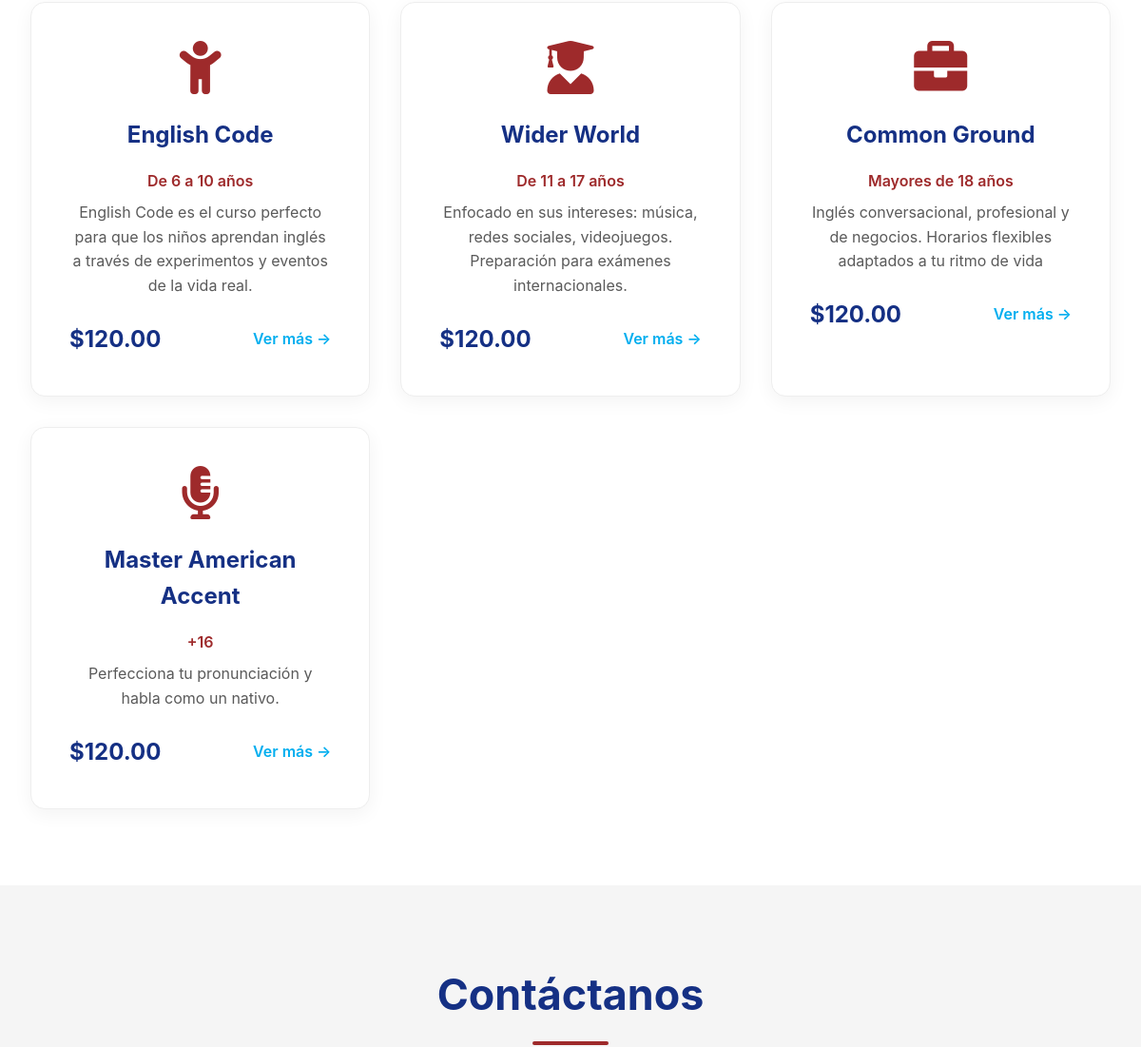
The app's page / (middle part), older data.
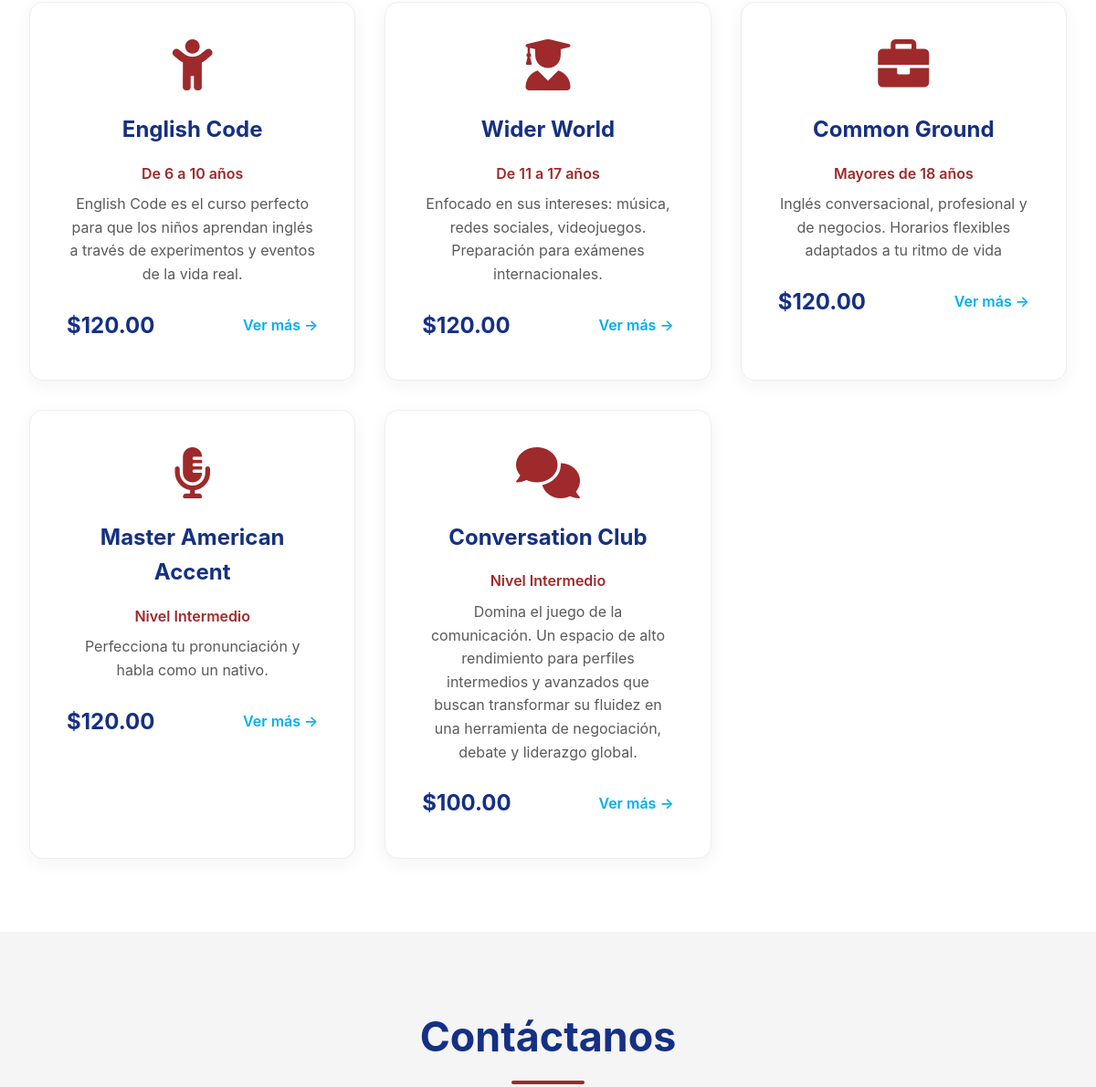
The same page, newer data.
### website/models.py (models this page shows, shortened)
class Curso(models.Model):
    nombre = models.CharField(max_length=200)
    edades = models.CharField(max_length=100)
    descripcion_corta = models.TextField(max_length=200)
    precio = models.DecimalField(max_digits=10, decimal_places=2)
    slug = models.SlugField(unique=True, blank=True)
    orden = models.IntegerField(default=0)
    activo = models.BooleanField(default=True)
    descripcion_larga = models.TextField(blank=True, help_text="Descripción detallada del curso")
    imagen_hero = models.ImageField(upload_to='cursos/', blank=True, null=True, help_text="Imagen para la sección hero")
    incluye = models.TextField(blank=True, help_text="Escribe cada item en una línea nueva")
    class Meta:
        ordering = ['orden', 'nombre']

### website/views.py (the view)
# urls.py: path('', HomePageView.as_view(), name = 'home'),
class HomePageView(TemplateView):
    template_name = 'index.html'
    def get_context_data(self, **kwargs):  # 👈 Este método está DENTRO de la clase
        context = super().get_context_data(**kwargs)
        context['cursos'] = Curso.objects.filter(activo=True).order_by('orden')
        return context

### templates/index.html (shortened to what this page needs)
{% extends 'base.html' %} // Esto siempre tiene que ir de primero.
{% load static %}
{% block content %}
<section id="cursos" class="cursos">
    <div class="container">
        <div class="cursos-grid">
            {% for curso in cursos %}
            <div class="curso-card">
                {% if curso.nombre == "English Code" %}
                    <i class="fas fa-child curso-icon"></i>
                {% elif curso.nombre == "Wider World" %}
                    <i class="fas fa-user-graduate curso-icon"></i>
                {% elif curso.nombre == "Common Ground" %}
                    <i class="fas fa-briefcase curso-icon"></i>
                {% elif curso.nombre == "Master American Accent" %}
                    <i class="fas fa-microphone-alt curso-icon"></i>
                {% elif curso.nombre == "Conversation Club" %}
                    <i class="fas fa-comments curso-icon"></i>
                {% else %}
                    <i class="fas fa-book curso-icon"></i>
                {% endif %}
                <h3>{{ curso.nombre }}</h3>
                <p style="font-weight: 600; color: var(--primary-red); margin-bottom: 0.5rem;">
                    {{ curso.edades }}
                </p>
                <p>{{ curso.descripcion_corta }}</p>
                <div style="display: flex; justify-content: space-between; align-items: center; margin-top: 1.5rem; width: 100%;">
                    <span style="font-size: 1.5rem; color: var(--primary-dark); font-weight: bold;">
                        ${{ curso.precio }}
                    </span>
                    <a href="{% url 'detalle_curso' curso.slug %}" class="curso-link">
                        Ver más →
                    </a>
                </div>
            </div>
            {% empty %}
            <p style="grid-column: 1/-1; text-align: center;">Próximamente más cursos...</p>
            {% endfor %}
        </div>
    </div>
</section>
<section id="contacto" class="contacto">
    <div class="container">
        <h2 class="section-title">Contáctanos</h2>
    </div>
</section>
{% endblock %}

Row changes from the older to the newer data that the page shows:
changed Curso "Master American Accent": edades "+16" → "Nivel Intermedio"
added Curso: nombre "Conversation Club", edades "Nivel Intermedio", descripcion_corta "Domina el juego de la comunicación. Un espacio de alto rendimiento para perfiles intermedios y avanzados que buscan transformar su fluidez en una herramienta de negociación, debate y liderazgo global.", precio "100.00"
